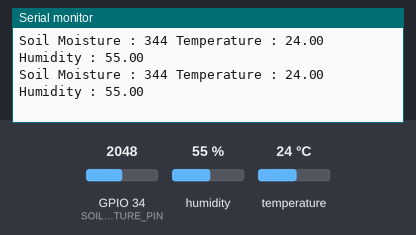
The sketch below on a simulated ESP32. Shown: the last lines printed to the serial monitor. The test bench sets the inputs (shaded band); at power-on: humidity 55 %, GPIO 34 (SOIL_MOISTURE_PIN) = 2048, temperature 24 °C. WiFi joins after 1.5 s; servers stay silent unless stated.

Above: at 3.0 s.
3.1 s: humidity set to 22 %
At 4.21 s:
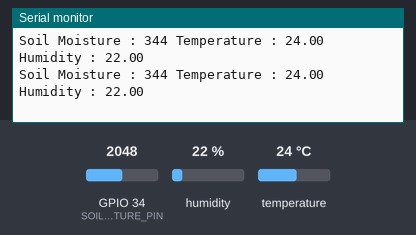
4.6 s: GPIO 34 (SOIL_MOISTURE_PIN) set to 2866
At 4.61 s:
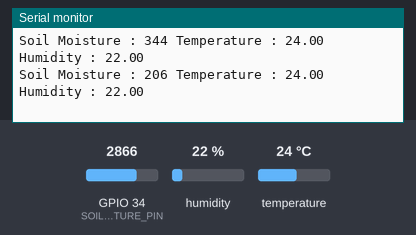
6.1 s: temperature set to 12 °C
At 6.12 s:
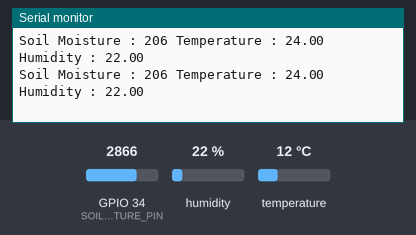
7.6 s: GPIO 34 (SOIL_MOISTURE_PIN) set to 3603
At 8.22 s:
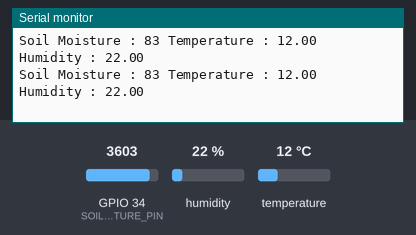
9.1 s: humidity set to 40 %
At 10.51 s:
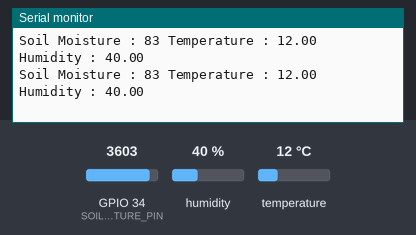
Timing chart, 0 to 11.6 s (numbered marks = the images above; inputs shaded):
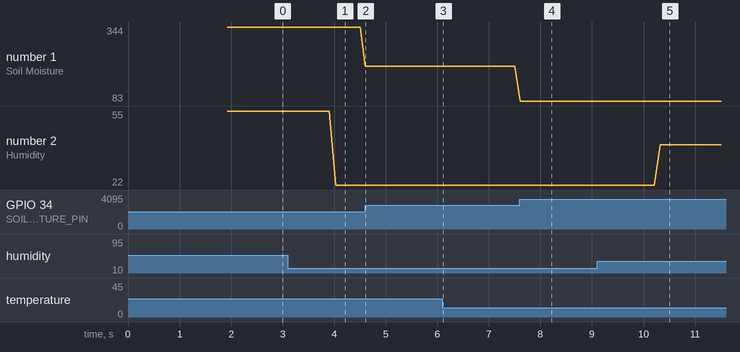

Measured:
- after the input at 3.1 s, the serial monitor: prints a new line after 0.93 s (image 1)
- after the input at 4.6 s, the serial monitor: prints a new line at once (image 2)
- after the input at 7.6 s, the serial monitor: prints a new line at once (image 4)
- after the input at 9.1 s, the serial monitor: prints a new line after 1.2 s (image 5)
- plotted number 1: 344 → 206 after the input at 4.6 s, 206 → 83 after the input at 7.6 s
- plotted number 2: 55 → 22 after the input at 3.1 s, 22 → 40 after the input at 9.1 s

The sketch:

l-moisture-temperature-humidity-monitor-with-esp32-blynk-iot.ino
```cpp
#define BLYNK_TEMPLATE_ID "........."
#define BLYNK_TEMPLATE_NAME "..............."
#define BLYNK_AUTH_TOKEN "..............."

#define BLYNK_PRINT Serial
#include <WiFi.h>
#include <BlynkSimpleEsp32.h>
#include <DHT.h>

char auth[] = BLYNK_AUTH_TOKEN;

char ssid[] = ".........";  // type your wifi name
char pass[] = ".........";  // type your wifi password

BlynkTimer timer;

#define DHTPIN 4 // Connect DHT sensor to GPIO 4 (D2) in ESP32
#define SOIL_MOISTURE_PIN 34 // Connect soil moisture sensor to GPIO 34 (ADC1_CH6) in ESP32
#define DHTTYPE DHT11

DHT dht(DHTPIN, DHTTYPE);

void sendSensor()
{
  int soilmoisture = analogRead(SOIL_MOISTURE_PIN);  // Read from the soil moisture sensor
  int soilmoisturepercentage = map(soilmoisture, 3500, 4095, 100, 0);
  float h = dht.readHumidity();
  float t = dht.readTemperature(); // or dht.readTemperature(true) for Fahrenheit

  if (isnan(h) || isnan(t)) {
    Serial.println("Failed to read from DHT sensor!");
    return;
  }
  // You can send any value at any time.
  // Please don't send more than 10 values per second.
  Blynk.virtualWrite(V0, soilmoisturepercentage);
  Blynk.virtualWrite(V1, t);
  Blynk.virtualWrite(V2, h);
  Serial.print("Soil Moisture : ");
  Serial.print(soilmoisturepercentage);
  Serial.print(" Temperature : ");
  Serial.print(t);
  Serial.print("    Humidity : ");
  Serial.println(h);
}

void setup()
{
  Serial.begin(115200);

  Blynk.begin(auth, ssid, pass);
  dht.begin();
  timer.setInterval(100L, sendSensor);
}

void loop()
{
  Blynk.run();
  timer.run();
}
```
